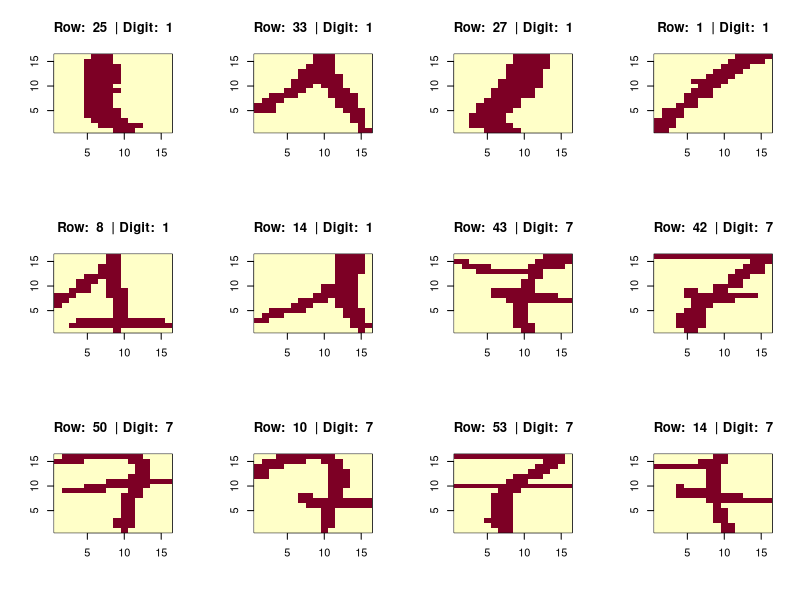
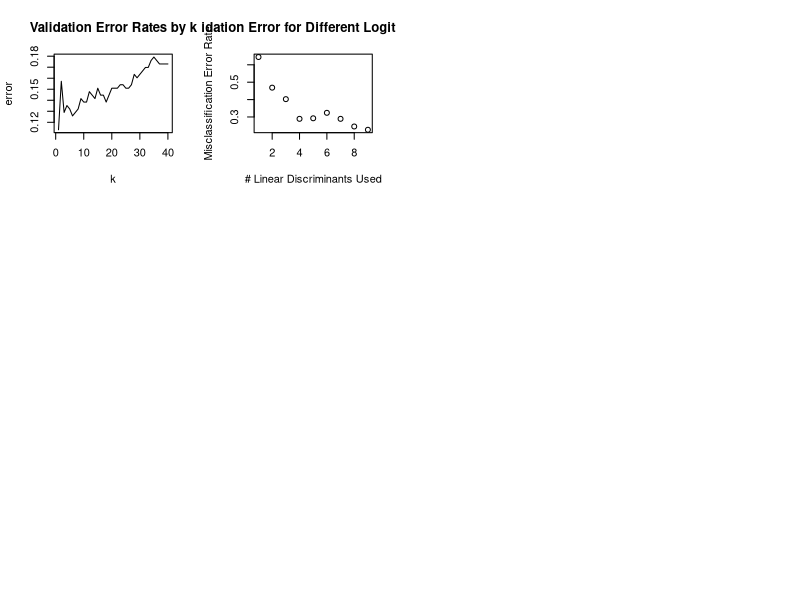

These figures' R source, in order:
## ---- chunk 1
knitr::opts_chunk$set(echo = TRUE)
## ---- chunk 2
train <- read.csv("digits_train.csv", as.is = TRUE)
valid <- read.csv("digits_valid.csv", as.is = TRUE)
test <- read.csv("digits_test.csv", as.is = TRUE)
## ---- chunk 3
plotDigit <- function(k, dat) {
  p <- matrix(as.numeric(dat[k,1:256]),16,16)
  image(x=1:16, y=1:16, p[,16:1], xlab="", ylab="", main=paste("Row: ", k, " | Digit: ", dat[k,257]))
  return()
}
## ---- chunk 4
par(mfrow=c(3,4))
set.seed(665)
ones <- train[train$digit == 1,]
sevens <- train[train$digit == 7,]
v <- sapply(sample(1:nrow(ones), 6), plotDigit, dat=ones)
v <- sapply(sample(1:nrow(sevens), 6), plotDigit, dat=sevens)
## ---- chunk 5
library(FNN)

kvals <- 1:40
error <- rep(NA, length(kvals))
for (i in 1:length(kvals)) {
  k <- kvals[i]
  res <- knn(train[,-257], valid[,-257], train[,257], k=k)
  error[i] <- mean(res != valid[,257])
}

plot(error ~ kvals, type="l", main="Validation Error Rates by k", xlab="k")
## ---- chunk 6
kvals[which.min(error)]
error[kvals[which.min(error)]]
## ---- chunk 7
library(MASS)

m3 <- lda(digit ~., data=train)
p3 <- predict(m3, newdata=valid)$class
table(p3, valid$digit)
## ---- chunk 8
mean(p3 != valid$digit)
## ---- chunk 9
res <- knn(train[,-257], valid[,-257], train[,257], k=1)
knn_confusion <- table(fitted=res, actual=valid$digit)
lda_confusion <- table(fitted=p3, actual=valid$digit)
knn_confusion
## ---- chunk 10
lda_confusion
## ---- chunk 11
(colSums(knn_confusion) - diag(knn_confusion))/colSums(knn_confusion)
## ---- chunk 12
(colSums(lda_confusion) - diag(lda_confusion))/colSums(lda_confusion)
## ---- chunk 13
knn_pred <- knn(rbind(train[,-257], valid[,-257]),
test[-257], c(train[,257], valid[,257]), k=6)
lda_model <- lda(digit ~., data=rbind(train, valid))
lda_pred <- predict(lda_model, newdata=test)$class

write.csv(data.frame(knn_pred = knn_pred, lda_pred = lda_pred), "HW3_netid.csv", row.names = FALSE)
## ---- chunk 14
m1 <- lda(digit ~ ., data=train)
trainlds <- as.data.frame(predict(m1)$x)
trainlds$digit <- train$digit
validlds <- as.data.frame(predict(m1, newdata=valid)$x)
validlds$digit <- valid$digit
## ---- chunk 15
library(nnet)
errs <- rep(NA, 9)
for (k in 1:9) {
f <- paste("digit ~", paste(paste("LD", 1:k, sep=""), collapse=" + "))
m2 <- multinom(as.formula(f), data=trainlds, trace=FALSE)
preds <- predict(m2, newdata=validlds)
errs[k] <- mean(preds != valid$digit)
}
plot(1:9, errs, main="Validation Error for Different Logit Models",
xlab="# Linear Discriminants Used", ylab="Misclassification Error Rate")
